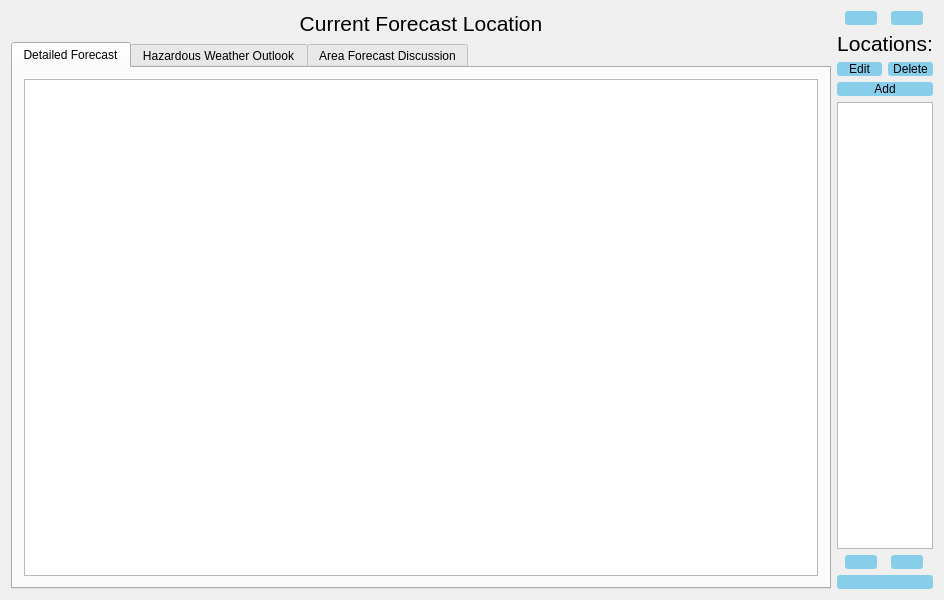
<?xml version="1.0" encoding="UTF-8"?>
<ui version="4.0">
 <class>MainWindow</class>
 <widget class="QMainWindow" name="MainWindow">
  <property name="geometry">
   <rect>
    <x>0</x>
    <y>0</y>
    <width>944</width>
    <height>600</height>
   </rect>
  </property>
  <property name="sizePolicy">
   <sizepolicy hsizetype="Fixed" vsizetype="Fixed">
    <horstretch>0</horstretch>
    <verstretch>0</verstretch>
   </sizepolicy>
  </property>
  <property name="windowTitle">
   <string>QHWeather</string>
  </property>
  <property name="windowIcon">
   <iconset resource="resources.qrc">
    <normaloff>:/icons/weather-clear-300px.png</normaloff>:/icons/weather-clear-300px.png</iconset>
  </property>
  <property name="styleSheet">
   <string notr="true">QPushButton
{
	border-width: 0px;
	border-radius: 3px;
	font: 16pt &quot;MS Shell Dlg 2&quot;;
}

QPushButton:enabled
{
  color: black;
  background-color: #87ceeb;
}

QPushButton:disabled
{
  color: gray;
}

QPushButton:hover
{
 color: black;
 background-color: #1e90ff;
}

QPushButton:pressed
{
  color: white;
  background-color: #0000cd;
}
</string>
  </property>
  <widget class="QWidget" name="centralWidget">
   <layout class="QGridLayout" name="gridLayout">
    <item row="0" column="1">
     <layout class="QHBoxLayout" name="horizontalLayout_5">
      <item>
       <widget class="QLabel" name="currentForecastLocationLabel">
        <property name="font">
         <font>
          <pointsize>16</pointsize>
         </font>
        </property>
        <property name="text">
         <string>Current Forecast Location</string>
        </property>
        <property name="alignment">
         <set>Qt::AlignCenter</set>
        </property>
       </widget>
      </item>
     </layout>
    </item>
    <item row="1" column="1">
     <widget class="QTabWidget" name="tabWidget">
      <property name="currentIndex">
       <number>0</number>
      </property>
      <widget class="QWidget" name="detailedForecastTab">
       <attribute name="title">
        <string>Detailed Forecast</string>
       </attribute>
       <layout class="QVBoxLayout" name="verticalLayout_4">
        <item>
         <widget class="QTextEdit" name="detailedForecastTextEdit"/>
        </item>
       </layout>
      </widget>
      <widget class="QWidget" name="hwoTab">
       <attribute name="title">
        <string>Hazardous Weather Outlook</string>
       </attribute>
       <layout class="QVBoxLayout" name="verticalLayout_6">
        <item>
         <widget class="QPlainTextEdit" name="hwoPlainTextEdit"/>
        </item>
       </layout>
      </widget>
      <widget class="QWidget" name="afdTab">
       <attribute name="title">
        <string>Area Forecast Discussion</string>
       </attribute>
       <layout class="QVBoxLayout" name="verticalLayout_2">
        <item>
         <widget class="QPlainTextEdit" name="afdPlainTextEdit"/>
        </item>
       </layout>
      </widget>
     </widget>
    </item>
    <item row="0" column="2" rowspan="2">
     <layout class="QVBoxLayout" name="verticalLayout_5">
      <item>
       <layout class="QHBoxLayout" name="horizontalLayout">
        <item>
         <widget class="QPushButton" name="reloadForecastPushButton">
          <property name="sizePolicy">
           <sizepolicy hsizetype="Fixed" vsizetype="Fixed">
            <horstretch>0</horstretch>
            <verstretch>0</verstretch>
           </sizepolicy>
          </property>
          <property name="toolTip">
           <string>&lt;html&gt;&lt;head/&gt;&lt;body&gt;&lt;p&gt;&lt;span style=&quot; font-size:12pt; font-weight:600;&quot;&gt;Refresh&lt;/span&gt;&lt;span style=&quot; font-size:12pt;&quot;&gt; the forecast&lt;/span&gt;&lt;/p&gt;&lt;/body&gt;&lt;/html&gt;</string>
          </property>
          <property name="text">
           <string/>
          </property>
          <property name="icon">
           <iconset resource="resources.qrc">
            <normaloff>:/icons/weather-refresh-300px.png</normaloff>:/icons/weather-refresh-300px.png</iconset>
          </property>
          <property name="iconSize">
           <size>
            <width>64</width>
            <height>64</height>
           </size>
          </property>
         </widget>
        </item>
        <item>
         <widget class="QPushButton" name="settingsPushButton">
          <property name="sizePolicy">
           <sizepolicy hsizetype="Fixed" vsizetype="Fixed">
            <horstretch>0</horstretch>
            <verstretch>0</verstretch>
           </sizepolicy>
          </property>
          <property name="toolTip">
           <string>&lt;html&gt;&lt;head/&gt;&lt;body&gt;&lt;p&gt;&lt;span style=&quot; font-size:12pt; font-weight:600;&quot;&gt;Program&lt;/span&gt;&lt;span style=&quot; font-size:12pt;&quot;&gt; settings.&lt;/span&gt;&lt;/p&gt;&lt;/body&gt;&lt;/html&gt;</string>
          </property>
          <property name="text">
           <string/>
          </property>
          <property name="icon">
           <iconset resource="resources.qrc">
            <normaloff>:/icons/weather-settings-300px.png</normaloff>:/icons/weather-settings-300px.png</iconset>
          </property>
          <property name="iconSize">
           <size>
            <width>64</width>
            <height>64</height>
           </size>
          </property>
         </widget>
        </item>
       </layout>
      </item>
      <item>
       <widget class="QLabel" name="availableLocationsLabel">
        <property name="sizePolicy">
         <sizepolicy hsizetype="Preferred" vsizetype="Fixed">
          <horstretch>0</horstretch>
          <verstretch>0</verstretch>
         </sizepolicy>
        </property>
        <property name="minimumSize">
         <size>
          <width>0</width>
          <height>0</height>
         </size>
        </property>
        <property name="font">
         <font>
          <pointsize>16</pointsize>
         </font>
        </property>
        <property name="text">
         <string>Locations:</string>
        </property>
        <property name="alignment">
         <set>Qt::AlignCenter</set>
        </property>
       </widget>
      </item>
      <item>
       <layout class="QHBoxLayout" name="horizontalLayout_4">
        <item>
         <widget class="QPushButton" name="editLocationPushButton">
          <property name="toolTip">
           <string>&lt;html&gt;&lt;head/&gt;&lt;body&gt;&lt;p&gt;&lt;span style=&quot; font-size:12pt; font-weight:600;&quot;&gt;Edit&lt;/span&gt;&lt;span style=&quot; font-size:12pt;&quot;&gt; the location selected below.&lt;/span&gt;&lt;/p&gt;&lt;/body&gt;&lt;/html&gt;</string>
          </property>
          <property name="text">
           <string>Edit</string>
          </property>
         </widget>
        </item>
        <item>
         <widget class="QPushButton" name="deleteLocationPushButton">
          <property name="toolTip">
           <string>&lt;html&gt;&lt;head/&gt;&lt;body&gt;&lt;p&gt;&lt;span style=&quot; font-size:12pt; font-weight:600;&quot;&gt;Delete&lt;/span&gt;&lt;span style=&quot; font-size:12pt;&quot;&gt; the location selected below.&lt;/span&gt;&lt;/p&gt;&lt;/body&gt;&lt;/html&gt;</string>
          </property>
          <property name="text">
           <string>Delete</string>
          </property>
         </widget>
        </item>
       </layout>
      </item>
      <item>
       <widget class="QPushButton" name="addLocationPushButton">
        <property name="toolTip">
         <string>&lt;html&gt;&lt;head/&gt;&lt;body&gt;&lt;p&gt;&lt;span style=&quot; font-size:12pt; font-weight:600;&quot;&gt;Add&lt;/span&gt;&lt;span style=&quot; font-size:12pt;&quot;&gt; a forecast location to the list below.&lt;/span&gt;&lt;/p&gt;&lt;/body&gt;&lt;/html&gt;</string>
        </property>
        <property name="text">
         <string>Add</string>
        </property>
       </widget>
      </item>
      <item>
       <widget class="QListWidget" name="availableLocationsListWidget">
        <property name="sizePolicy">
         <sizepolicy hsizetype="Ignored" vsizetype="Expanding">
          <horstretch>0</horstretch>
          <verstretch>0</verstretch>
         </sizepolicy>
        </property>
        <property name="toolTip">
         <string>&lt;html&gt;&lt;head/&gt;&lt;body&gt;&lt;p&gt;&lt;span style=&quot; font-size:12pt; font-weight:600;&quot;&gt;Click&lt;/span&gt;&lt;span style=&quot; font-size:12pt;&quot;&gt; on a location name to select the location. After selecting the location with a single click, the &lt;/span&gt;&lt;span style=&quot; font-size:12pt; font-weight:600;&quot;&gt;Refresh&lt;/span&gt;&lt;span style=&quot; font-size:12pt;&quot;&gt; button must be clicked for the forecast to be loaded.&lt;/span&gt;&lt;/p&gt;&lt;p&gt;&lt;span style=&quot; font-size:12pt; font-weight:600;&quot;&gt;Double Click&lt;/span&gt;&lt;span style=&quot; font-size:12pt;&quot;&gt; on a location name to select the location and cause the forecast to be refreshed.&lt;/span&gt;&lt;/p&gt;&lt;/body&gt;&lt;/html&gt;</string>
        </property>
       </widget>
      </item>
      <item>
       <layout class="QHBoxLayout" name="horizontalLayout_2">
        <item>
         <widget class="QPushButton" name="radarPushButton">
          <property name="sizePolicy">
           <sizepolicy hsizetype="Fixed" vsizetype="Fixed">
            <horstretch>0</horstretch>
            <verstretch>0</verstretch>
           </sizepolicy>
          </property>
          <property name="toolTip">
           <string>&lt;html&gt;&lt;head/&gt;&lt;body&gt;&lt;p&gt;&lt;span style=&quot; font-size:12pt; font-weight:600;&quot;&gt;Continental US Radar&lt;/span&gt;&lt;span style=&quot; font-size:12pt;&quot;&gt; will open in a new window.&lt;/span&gt;&lt;/p&gt;&lt;/body&gt;&lt;/html&gt;</string>
          </property>
          <property name="text">
           <string/>
          </property>
          <property name="icon">
           <iconset resource="resources.qrc">
            <normaloff>:/icons/weather-dish-300px.png</normaloff>:/icons/weather-dish-300px.png</iconset>
          </property>
          <property name="iconSize">
           <size>
            <width>64</width>
            <height>64</height>
           </size>
          </property>
         </widget>
        </item>
        <item>
         <widget class="QPushButton" name="ridgePushButton">
          <property name="sizePolicy">
           <sizepolicy hsizetype="Fixed" vsizetype="Fixed">
            <horstretch>0</horstretch>
            <verstretch>0</verstretch>
           </sizepolicy>
          </property>
          <property name="toolTip">
           <string>&lt;html&gt;&lt;head/&gt;&lt;body&gt;&lt;p&gt;&lt;span style=&quot; font-size:12pt; font-weight:600;&quot;&gt;Local Radar&lt;/span&gt;&lt;span style=&quot; font-size:12pt;&quot;&gt; will be opened in a new window.&lt;/span&gt;&lt;/p&gt;&lt;/body&gt;&lt;/html&gt;</string>
          </property>
          <property name="text">
           <string/>
          </property>
          <property name="icon">
           <iconset resource="resources.qrc">
            <normaloff>:/icons/weather-dish-small-300px.png</normaloff>:/icons/weather-dish-small-300px.png</iconset>
          </property>
          <property name="iconSize">
           <size>
            <width>64</width>
            <height>64</height>
           </size>
          </property>
         </widget>
        </item>
       </layout>
      </item>
      <item>
       <layout class="QHBoxLayout" name="horizontalLayout_3">
        <item>
         <widget class="QPushButton" name="warningPushButton">
          <property name="sizePolicy">
           <sizepolicy hsizetype="Preferred" vsizetype="Fixed">
            <horstretch>0</horstretch>
            <verstretch>0</verstretch>
           </sizepolicy>
          </property>
          <property name="toolTip">
           <string>&lt;html&gt;&lt;head/&gt;&lt;body&gt;&lt;p&gt;&lt;span style=&quot; font-size:12pt; font-weight:600;&quot;&gt;Alerts, Watches, and Warnings&lt;/span&gt;&lt;span style=&quot; font-size:12pt;&quot;&gt; will be opened in a new window.&lt;/span&gt;&lt;/p&gt;&lt;p&gt;&lt;span style=&quot; font-size:12pt;&quot;&gt;The icon will change if there are any active alerts, watches, or warnings reported by the National Weather Service for the forecast location.&lt;/span&gt;&lt;/p&gt;&lt;p&gt;&lt;span style=&quot; font-size:12pt; font-weight:600;&quot;&gt;NOTE:&lt;/span&gt;&lt;span style=&quot; font-size:12pt;&quot;&gt; These are for informational purposes only and should not be used for emergency management.&lt;/span&gt;&lt;/p&gt;&lt;/body&gt;&lt;/html&gt;</string>
          </property>
          <property name="text">
           <string/>
          </property>
          <property name="icon">
           <iconset resource="resources.qrc">
            <normaloff>:/icons/weather-clear-300px.png</normaloff>:/icons/weather-clear-300px.png</iconset>
          </property>
          <property name="iconSize">
           <size>
            <width>128</width>
            <height>128</height>
           </size>
          </property>
         </widget>
        </item>
       </layout>
      </item>
     </layout>
    </item>
   </layout>
  </widget>
 </widget>
 <layoutdefault spacing="6" margin="11"/>
 <resources>
  <include location="resources.qrc"/>
 </resources>
 <connections/>
</ui>
